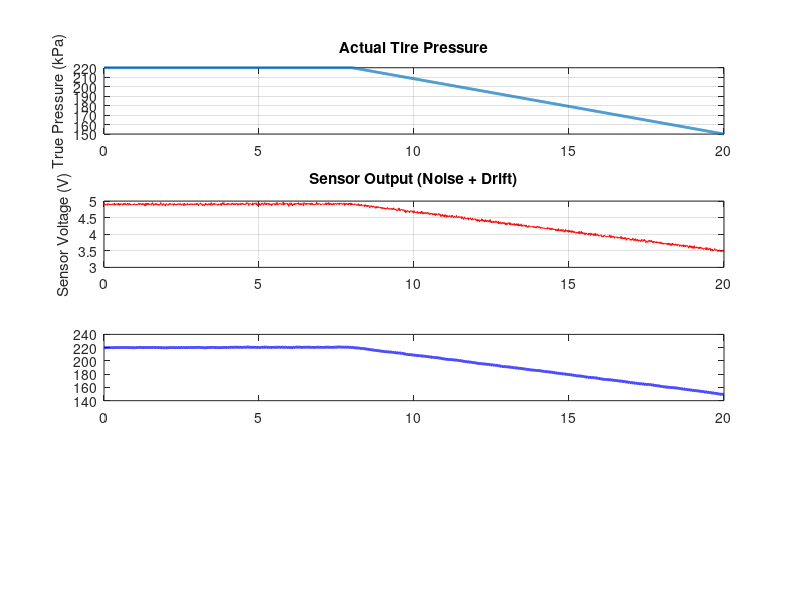

MATLAB code to generate this figure: (Note: this script raises an error after producing the figure.)
clc;
clear;
close all;

%% ===============================
%      TPMS WARNING DETECTION
% ================================

%% SIMULATION SETTINGS
Fs = 100;                % sampling frequency (Hz)
T  = 20;                 % simulation time (s)
t  = 0:1/Fs:T;

%% ===============================
% 1. TRUE TIRE PRESSURE PROFILE
% ===============================

P_nominal = 220;         % kPa (recommended pressure)
P_low     = 150;         % final leak pressure
leak_start = 8;          % leak begins at 8 sec

P = P_nominal*ones(size(t));

% gradual leak
P(t > leak_start) = linspace(P_nominal, P_low, sum(t > leak_start));


%% ===============================
% 2. PRESSURE SENSOR MODEL
% ===============================

Sensitivity = 0.02;      % V/kPa
Offset      = 0.5;       % V

noise = 0.02*randn(size(t));   % electrical noise

% Temperature drift
Temp = 25 + 10*sin(0.2*t);
drift_coeff = 0.001;
drift = drift_coeff*(Temp-25);

% Sensor output
Vout = Sensitivity*P + Offset + noise + drift;


%% ===============================
% 3. ADC MODEL (12-bit)
% ===============================

ADC_bits = 12;
Vref = 5;

ADC_counts = round((Vout/Vref)*(2^ADC_bits-1));
Vadc = (ADC_counts/(2^ADC_bits-1))*Vref;


%% ===============================
% 4. MCU PRESSURE ESTIMATION
% ===============================

P_est = (Vadc - Offset)/Sensitivity;


%% ===============================
% 5. FILTERING (remove noise)
% ===============================

window = 20;                       % moving average
P_filt = movmean(P_est, window);


%% ===============================
% 6. WARNING DETECTION LOGIC
% ===============================

% --- 80% rule (industry standard)
threshold = 0.8 * P_nominal;

below_threshold = P_filt < threshold;

% --- 2 second confirmation delay
delay_time = 2;                    
delay_samples = delay_time * Fs;

warning = movsum(below_threshold, delay_samples) >= delay_samples;


%% ===============================
% 7. DISPLAY MESSAGE
% ===============================

if any(warning)
    fprintf('\n⚠️  LOW TIRE PRESSURE WARNING TRIGGERED\n');
    first_time = t(find(warning,1));
    fprintf('Warning detected at time = %.2f seconds\n\n', first_time);
else
    fprintf('Pressure Normal\n');
end


%% ===============================
% 8. PLOTS
% ===============================

figure('Position',[200 100 900 700])

subplot(4,1,1)
plot(t,P,'LineWidth',2)
ylabel('True Pressure (kPa)')
title('Actual Tire Pressure')
grid on

subplot(4,1,2)
plot(t,Vout,'r')
ylabel('Sensor Voltage (V)')
title('Sensor Output (Noise + Drift)')
grid on

subplot(4,1,3)
plot(t,P_filt,'b','LineWidth',2)
hold on
yline(threshold,'r--','Threshold')
ylabel('Estimated Pressure (kPa)')
title('Filtered Pressure & Threshold')
legend('Estimated','Threshold')
grid on

subplot(4,1,4)
stairs(t,warning,'k','LineWidth',2)
ylim([0 1.2])
ylabel('Warning')
xlabel('Time (s)')
title('TPMS Warning Signal (1 = LOW Pressure)')
grid on
